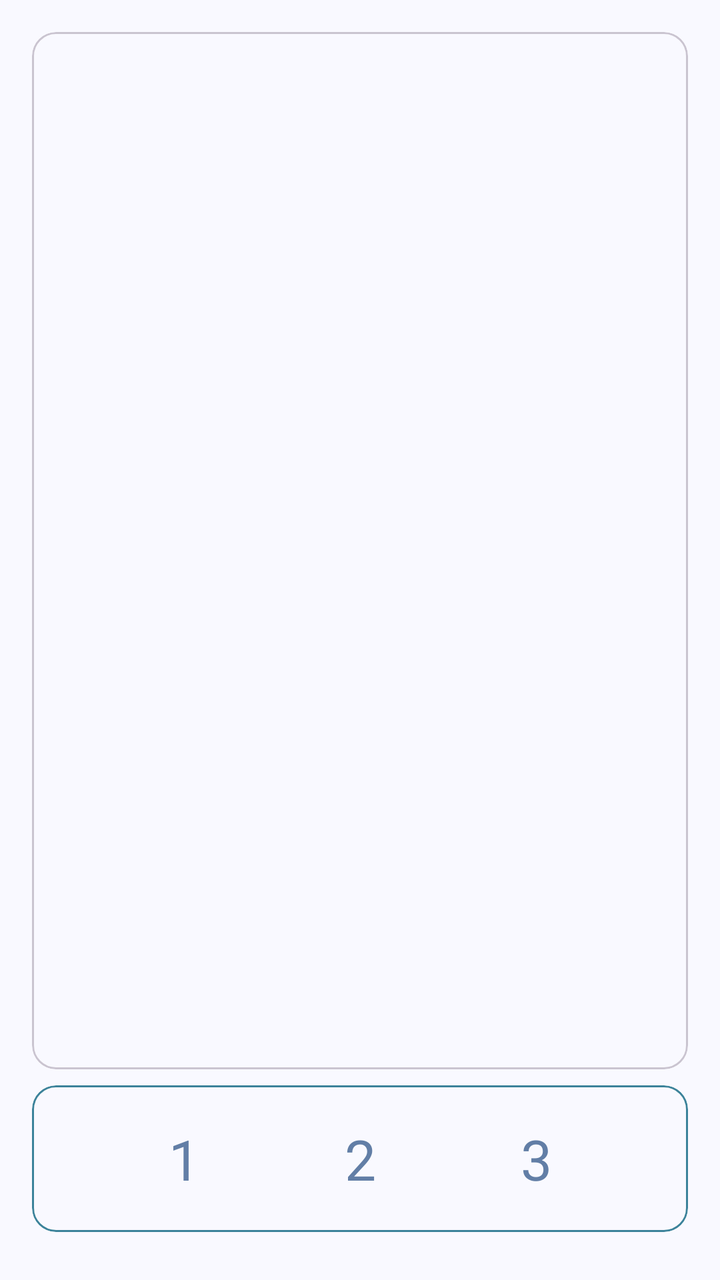
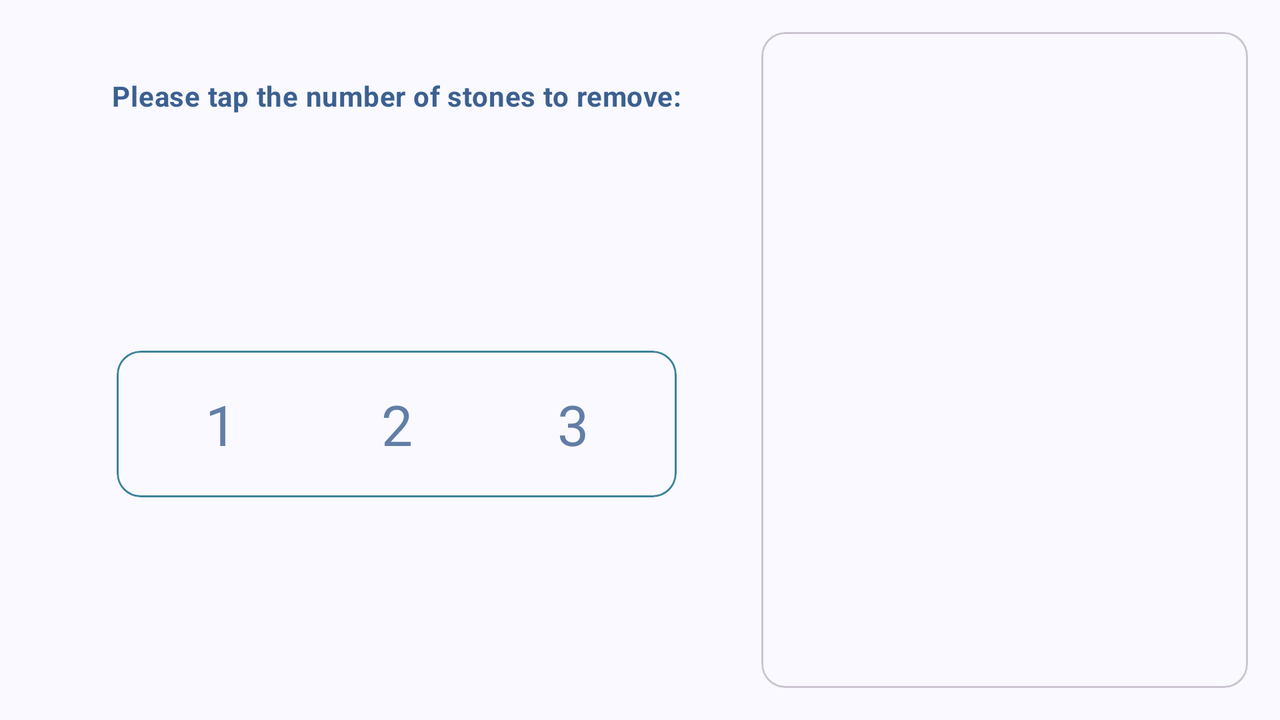

Two renders of one Android screen. The first uses the default layout on a phone; the second uses the alternative layout the repository ships for a different screen configuration, on a matching device. The two XML files are below.
<!-- AndroidManifest.xml: application theme AppTheme -->
<!-- res/layout/main_include_all_content_items.xml -->
<?xml version="1.0" encoding="utf-8"?>
<androidx.constraintlayout.widget.ConstraintLayout
    xmlns:android="http://schemas.android.com/apk/res/android"
    xmlns:app="http://schemas.android.com/apk/res-auto"
    android:layout_width="match_parent"
    android:layout_height="match_parent"
    android:padding="16dp">

    
    <include
        android:id="@+id/card_image_view_stones"
        layout="@layout/multi_include_card_image_stones"
        android:layout_width="0dp"
        android:layout_height="0dp"
        app:layout_constraintTop_toTopOf="parent"
        app:layout_constraintBottom_toTopOf="@id/card_buttons"
        app:layout_constraintStart_toStartOf="parent"
        app:layout_constraintEnd_toEndOf="parent" />

    
    <include
        android:id="@+id/card_buttons"
        layout="@layout/main_include_card_buttons"
        android:layout_width="0dp"
        android:layout_height="wrap_content"
        android:layout_marginTop="8dp"
        android:layout_marginBottom="8dp"
        app:layout_constraintTop_toBottomOf="@id/card_image_view_stones"
        app:layout_constraintBottom_toBottomOf="parent"
        app:layout_constraintStart_toStartOf="parent"
        app:layout_constraintEnd_toEndOf="parent" />

</androidx.constraintlayout.widget.ConstraintLayout>
<!-- res/layout/multi_include_card_image_stones.xml (included above) -->
<?xml version="1.0" encoding="utf-8"?>
<com.google.android.material.card.MaterialCardView
    xmlns:android="http://schemas.android.com/apk/res/android"
    xmlns:app="http://schemas.android.com/apk/res-auto"
    android:id="@+id/card_image_view_stones"
    android:layout_width="match_parent"
    android:layout_height="0dp"
    android:layout_margin="@dimen/default_activity_margin"
    android:layout_marginBottom="?attr/actionBarSize"
    app:layout_constraintTop_toBottomOf="@+id/top_bar"
    app:layout_constraintBottom_toBottomOf="parent">

    <androidx.constraintlayout.widget.ConstraintLayout
        android:layout_width="match_parent"
        android:layout_height="match_parent">

        
        <ImageView
            android:id="@+id/image_view_stones"
            android:layout_width="0dp"
            android:layout_height="0dp"
            android:scaleType="fitXY"
            android:src="@drawable/stones_13"
            android:alpha="0.4"
            app:layout_constraintTop_toTopOf="parent"
            app:layout_constraintBottom_toBottomOf="parent"
            app:layout_constraintStart_toStartOf="parent"
            app:layout_constraintEnd_toEndOf="parent"/>

    </androidx.constraintlayout.widget.ConstraintLayout>
</com.google.android.material.card.MaterialCardView>
<!-- res/layout/main_include_card_buttons.xml (included above) -->
<?xml version="1.0" encoding="utf-8"?>
<com.google.android.material.card.MaterialCardView
    xmlns:android="http://schemas.android.com/apk/res/android"
    xmlns:app="http://schemas.android.com/apk/res-auto"
    android:id="@+id/card_buttons"
    style="@style/Widget.Material3.CardView.Outlined"
    android:layout_width="0dp"
    android:layout_height="wrap_content"
    android:layout_margin="@dimen/default_activity_margin"
    android:alpha=".8"
    android:layout_marginBottom="?attr/actionBarSize"
    app:layout_constraintBottom_toTopOf="@id/bottom_spacer"
    app:layout_constraintStart_toStartOf="parent"
    app:layout_constraintEnd_toEndOf="parent"
    app:strokeColor="?attr/colorSecondary"
    >

    <LinearLayout
        android:layout_width="match_parent"
        android:layout_height="wrap_content"
        android:orientation="horizontal"
        android:gravity="center"
        android:padding="8dp">

        <Button
            android:id="@+id/button_one"
            style="@style/BorderlessButton13Stones"
            android:onClick="pick123"
            android:text="@string/one" />

        <Button
            android:id="@+id/button_two"
            android:layout_width="wrap_content"
            android:layout_height="wrap_content"
            android:onClick="pick123"
            style="@style/BorderlessButton13Stones"
            android:text="@string/two" />

        <Button
            android:id="@+id/button_three"
            android:layout_width="wrap_content"
            style="@style/BorderlessButton13Stones"
            android:layout_height="wrap_content"
            android:onClick="pick123"
            android:text="@string/three" />

    </LinearLayout>

</com.google.android.material.card.MaterialCardView>
<!-- resources referenced by this layout -->
<resources>
  <string name="one">1</string>
  <string name="three">3</string>
  <string name="two">2</string>
  <style name="BorderlessButton13Stones" parent="Widget.Material3.Button.TextButton">
          <item name="android:layout_width">wrap_content</item>
          <item name="android:layout_height">wrap_content</item>
          <item name="android:textAppearance">@style/TextAppearance.Material3.HeadlineMedium</item>
          <item name="android:textColor">@color/button_color_selector</item>
      </style>
  <color name="md_theme_primary">#3C6090</color>
  <color name="md_theme_onPrimary">#FFFFFF</color>
  <color name="md_theme_primaryContainer">#D4E3FF</color>
  <color name="md_theme_onPrimaryContainer">#224876</color>
  <color name="md_theme_secondary">#0D6681</color>
  <color name="md_theme_onSecondary">#FFFFFF</color>
  <color name="md_theme_secondaryContainer">#BBE9FF</color>
  <color name="md_theme_onSecondaryContainer">#004D62</color>
  <color name="md_theme_tertiary">#316A41</color>
  <color name="md_theme_onTertiary">#FFFFFF</color>
  <color name="md_theme_tertiaryContainer">#B4F1BE</color>
  <color name="md_theme_onTertiaryContainer">#17512C</color>
  <color name="md_theme_error">#BA1A1A</color>
  <color name="md_theme_errorContainer">#FFDAD6</color>
  <color name="md_theme_onError">#FFFFFF</color>
  <color name="md_theme_onErrorContainer">#93000A</color>
  <color name="md_theme_background">#F9F9FF</color>
  <color name="md_theme_onBackground">#191C20</color>
  <color name="md_theme_surface">#F9F9FF</color>
  <color name="md_theme_onSurface">#191C20</color>
  <color name="md_theme_surfaceVariant">#E0E2EC</color>
  <color name="md_theme_onSurfaceVariant">#43474E</color>
  <color name="md_theme_outline">#74777F</color>
  <color name="md_theme_inverseOnSurface">#F0F0F7</color>
  <color name="md_theme_inverseSurface">#2E3035</color>
  <color name="md_theme_inversePrimary">#A5C8FF</color>
  <!-- some entries are left out for length -->
</resources>
<!-- res/layout-land/main_include_all_content_items.xml (the repository's variant of the layout above) -->
<!-- drawn on the phone turned sideways -->
<?xml version="1.0" encoding="utf-8"?>
<androidx.constraintlayout.widget.ConstraintLayout
    xmlns:android="http://schemas.android.com/apk/res/android"
    xmlns:app="http://schemas.android.com/apk/res-auto"
    android:layout_width="match_parent"
    android:layout_height="match_parent"
    android:padding="16dp">

    
    <androidx.constraintlayout.widget.Guideline
        android:id="@+id/guide"
        android:layout_width="wrap_content"
        android:layout_height="wrap_content"
        android:orientation="vertical"
        app:layout_constraintGuide_percent="0.6" />

    
    <include
        android:id="@+id/top_bar"
        layout="@layout/main_include_instruction_bar"
        android:layout_width="0dp"
        android:layout_height="?actionBarSize"
        app:layout_constraintEnd_toStartOf="@+id/guide"
        app:layout_constraintStart_toStartOf="parent"
        app:layout_constraintTop_toTopOf="parent" />

    
    <include
        android:id="@+id/card_image_view_stones"
        layout="@layout/multi_include_card_image_stones"
        android:layout_width="0dp"
        android:layout_height="0dp"
        android:layout_margin="@dimen/default_activity_margin"
        app:layout_constraintBottom_toBottomOf="parent"
        app:layout_constraintEnd_toEndOf="parent"
        app:layout_constraintStart_toEndOf="@+id/guide"
        app:layout_constraintTop_toTopOf="parent" />

    
    <include
        layout="@layout/main_include_card_buttons"
        android:layout_width="wrap_content"
        android:layout_height="wrap_content"
        android:alpha="1"
        app:layout_constraintBottom_toBottomOf="parent"
        app:layout_constraintEnd_toStartOf="@+id/guide"
        app:layout_constraintStart_toStartOf="parent"
        app:layout_constraintTop_toBottomOf="@+id/top_bar" />

</androidx.constraintlayout.widget.ConstraintLayout>
<!-- res/layout/main_include_instruction_bar.xml (included above) -->
<?xml version="1.0" encoding="utf-8"?>
<com.google.android.material.appbar.AppBarLayout
    xmlns:android="http://schemas.android.com/apk/res/android"
    xmlns:app="http://schemas.android.com/apk/res-auto"
    xmlns:tools="http://schemas.android.com/tools"
    android:id="@+id/top_bar"
    android:layout_width="match_parent"
    android:layout_height="?actionBarSize"
    android:gravity="center"
    app:layout_constraintStart_toStartOf="parent"
    app:layout_constraintTop_toTopOf="parent"
    tools:showIn="@layout/content_main"
    >
    <TextView
        android:layout_width="match_parent"
        android:layout_height="wrap_content"
        android:gravity="center"
        android:textColor="?attr/colorPrimary"
        android:text="@string/banner_text"
        android:textAppearance="@style/TextAppearance.Material3.BodyMedium"
        android:textStyle="bold" />
</com.google.android.material.appbar.AppBarLayout>
<!-- resources referenced by the variant -->
<!-- as the phone turned sideways resolves them -->
<resources>
  <string name="banner_text">Please tap the number of stones to remove:</string>
  <string name="one">1</string>
  <string name="three">3</string>
  <string name="two">2</string>
  <style name="BorderlessButton13Stones" parent="Widget.Material3.Button.TextButton">
          <item name="android:layout_width">wrap_content</item>
          <item name="android:layout_height">wrap_content</item>
          <item name="android:textAppearance">@style/TextAppearance.Material3.HeadlineMedium</item>
          <item name="android:textColor">@color/button_color_selector</item>
      </style>
  <color name="md_theme_primary">#3C6090</color>
  <color name="md_theme_onPrimary">#FFFFFF</color>
  <color name="md_theme_primaryContainer">#D4E3FF</color>
  <color name="md_theme_onPrimaryContainer">#224876</color>
  <color name="md_theme_secondary">#0D6681</color>
  <color name="md_theme_onSecondary">#FFFFFF</color>
  <color name="md_theme_secondaryContainer">#BBE9FF</color>
  <color name="md_theme_onSecondaryContainer">#004D62</color>
  <color name="md_theme_tertiary">#316A41</color>
  <color name="md_theme_onTertiary">#FFFFFF</color>
  <color name="md_theme_tertiaryContainer">#B4F1BE</color>
  <color name="md_theme_onTertiaryContainer">#17512C</color>
  <color name="md_theme_error">#BA1A1A</color>
  <color name="md_theme_errorContainer">#FFDAD6</color>
  <color name="md_theme_onError">#FFFFFF</color>
  <color name="md_theme_onErrorContainer">#93000A</color>
  <color name="md_theme_background">#F9F9FF</color>
  <color name="md_theme_onBackground">#191C20</color>
  <color name="md_theme_surface">#F9F9FF</color>
  <color name="md_theme_onSurface">#191C20</color>
  <color name="md_theme_surfaceVariant">#E0E2EC</color>
  <color name="md_theme_onSurfaceVariant">#43474E</color>
  <color name="md_theme_outline">#74777F</color>
  <color name="md_theme_inverseOnSurface">#F0F0F7</color>
  <color name="md_theme_inverseSurface">#2E3035</color>
  <color name="md_theme_inversePrimary">#A5C8FF</color>
  <!-- some entries are left out for length -->
</resources>
